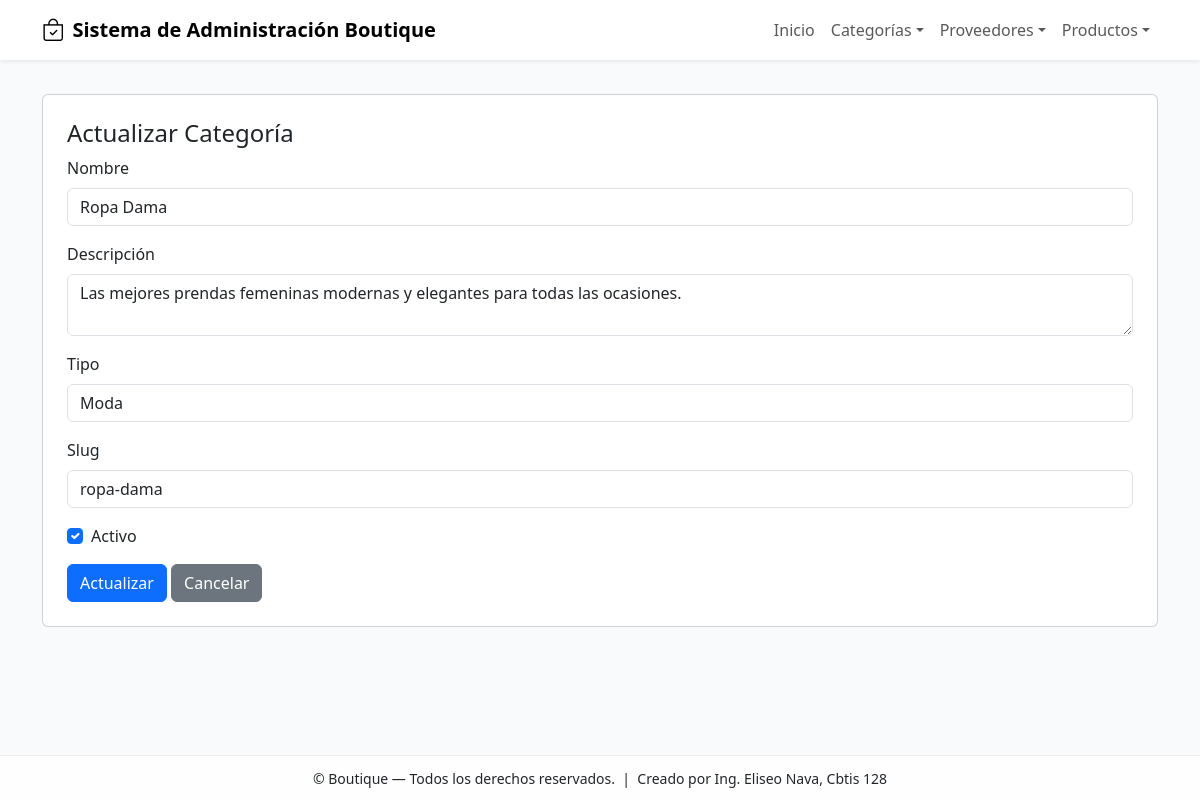
The page /categoria/actualizar/1/ on the database its author committed.
### app_Boutique/models.py (models this page shows, shortened)
class Categoria(models.Model):
    nombre = models.CharField(max_length=45)
    descripcion = models.TextField()
    fechacreacion = models.DateField(auto_now_add=True)
    activo = models.BooleanField(default=True)
    tipo = models.CharField(max_length=20)
    slug = models.SlugField(max_length=100, unique=True)

### app_Boutique/views.py (the view)
# urls.py: path('categoria/actualizar/<int:categoria_id>/', views.actualizar_categoria, name='actualizar_categoria'),
def actualizar_categoria(request, categoria_id):
    categoria = get_object_or_404(Categoria, id=categoria_id)
    return render(request, 'categoria/actualizar_categoria.html', {'categoria': categoria})

### app_Boutique/templates/categoria/actualizar_categoria.html (shortened to what this page needs)
{% extends "base.html" %}
{% block content %}
<div class="card p-4">
  <h4>Actualizar Categoría</h4>
  <form method="post" action="{% url 'realizar_actualizacion_categoria' categoria.id %}">
    <div class="mb-3">
      <label class="form-label">Nombre</label>
      <input class="form-control" name="nombre" value="{{ categoria.nombre }}" required>
    </div>
    <div class="mb-3">
      <label class="form-label">Descripción</label>
      <textarea class="form-control" name="descripcion">{{ categoria.descripcion }}</textarea>
    </div>
    <div class="mb-3">
      <label class="form-label">Tipo</label>
      <input class="form-control" name="tipo" value="{{ categoria.tipo }}">
    </div>
    <div class="mb-3">
      <label class="form-label">Slug</label>
      <input class="form-control" name="slug" value="{{ categoria.slug }}">
    </div>
    <div class="mb-3 form-check">
      <input type="checkbox" class="form-check-input" name="activo" {% if categoria.activo %}checked{% endif %}>
      <label class="form-check-label">Activo</label>
    </div>
    <button class="btn btn-primary" type="submit">Actualizar</button>
    <a href="{% url 'ver_categorias' %}" class="btn btn-secondary">Cancelar</a>
  </form>
</div>
{% endblock %}

### app_Boutique/templates/base.html (style rules this page uses)
body { padding-top: 70px; background-color: #f8fafc; }

### rows shown on the page
Categoria: nombre "Ropa Dama", descripcion "Las mejores prendas femeninas modernas y elegantes para todas las ocasiones.", tipo "Moda", slug "ropa-dama", activo "☑"
